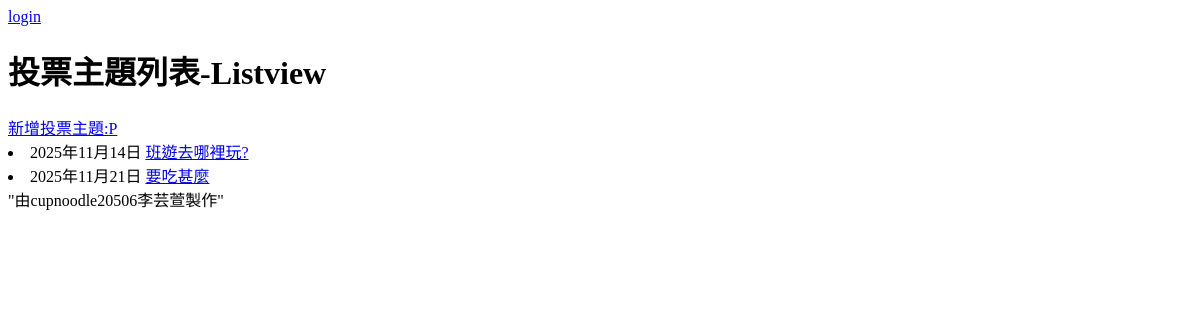
Before: /poll/list with the older database file.
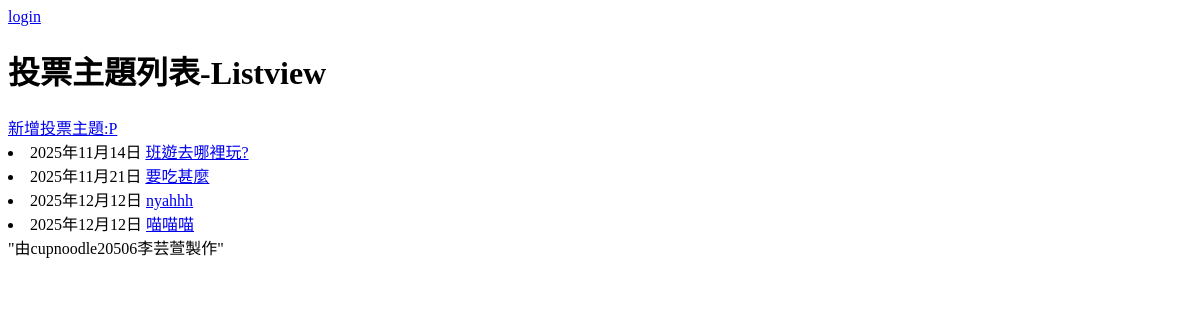
After: the same page with the newer database file.
### default/models.py (models this page shows, shortened)
class Poll(models.Model): #定義類別(內建的資料處理系統)
    subject = models.CharField("投票主題", max_length=64)# carfield只有單行，當標題
    desc = models.TextField("說明")# 說明文字
    created = models.DateField("建立日期", auto_now_add=True)

### default/views.py (the view)
# urls.py: path("list", pollist.as_view(), name='list'),
class pollist(ListView):
    model = Poll #從poll資料模型裡面要資料

### templates/default/poll_list.html (shortened to what this page needs)
{% extends "base.html" %}
{% block main %}
    <h1>投票主題列表-Listview</h1>
    <a href ="{%url 'poll_create' %}">新增投票主題:P</a>
    <u1>
        {% for poll in poll_list %}
        <li> {{ poll.created }} <a href="{% url 'pollview' poll.id %}">{{ poll.subject }}</a>
        </li>
        {% endfor %}
    </u1>
{% endblock %}

Changed rows visible on the page:
added Poll: created "2025年12月12日", subject "nyahhh"
added Poll: created "2025年12月12日", subject "喵喵喵"
